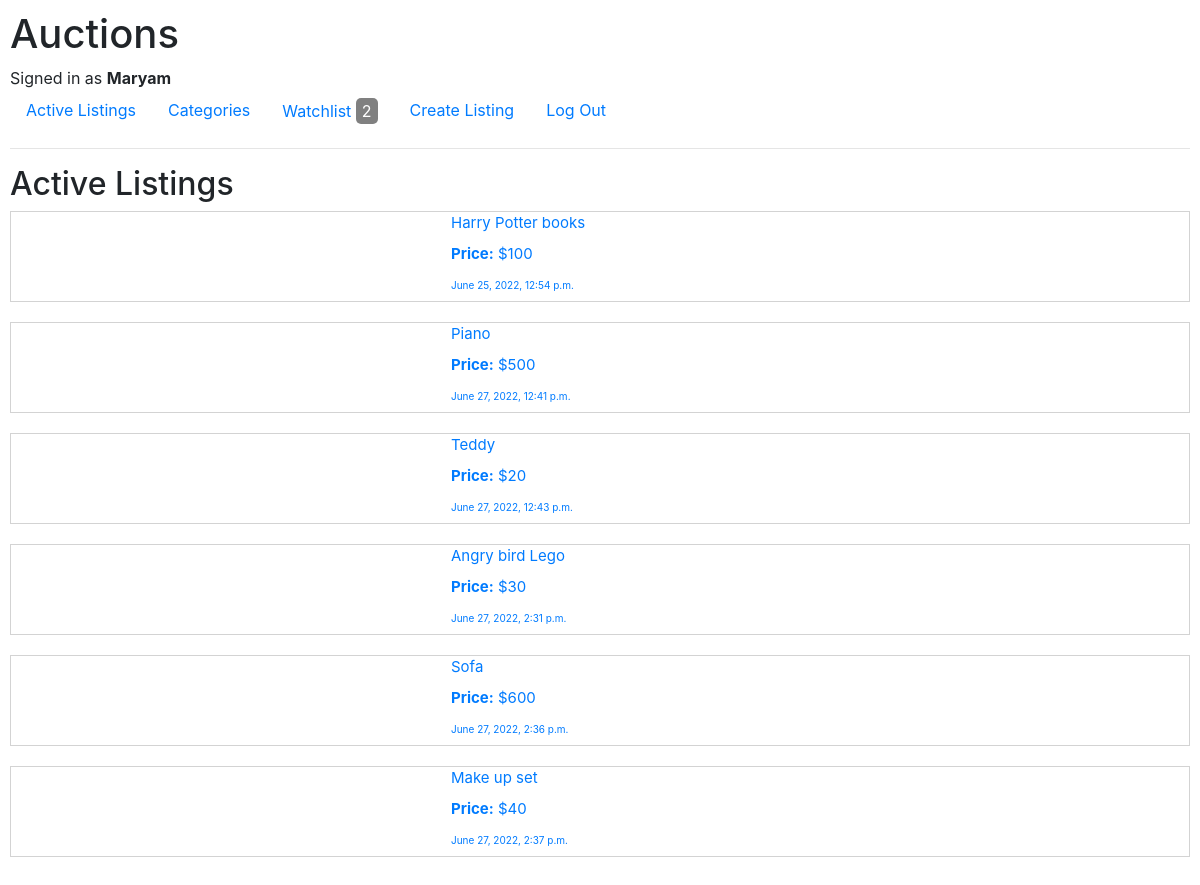
Screenshot of / (signed in) with the database file from the repository.
### auctions/models.py (models this page shows, shortened)
class User(AbstractUser):
    watchlist = models.ManyToManyField(Listing, blank=True, related_name="prospects")

class Listing(models.Model):
    title = models.CharField(max_length=64)
    description = models.CharField(max_length=130)
    image_url = models.CharField(max_length=64, blank=True)
    amount = models.IntegerField (default=0)
    category = models.ForeignKey(Category, default=0 , blank=True , on_delete= models.PROTECT, related_name="listings")
    is_active = models.BooleanField(default=True)
    created_date = models.DateTimeField(default=datetime.now, blank=True)
    created_by  = models.ForeignKey('User', default= None, on_delete=models.CASCADE, related_name="listings")

### auctions/views.py (the view)
# urls.py: path("", views.index, name="index"),
def index(request):
    watchlist=None
    if request.user.is_authenticated:
        watchlist=request.user.watchlist.filter(is_active=True)
    return render(request, "auctions/index.html",{
        "listings":Listing.objects.filter(is_active= True),
        "watchlist": watchlist
    })

### auctions/templates/auctions/index.html (shortened to what this page needs)
{% extends "auctions/layout.html" %}
{% block body %}
    <h2>Active Listings</h2>
    {% for listing in listings%}
    <a href="{% url 'listing' listing.id %}">
        <div class="listing" style="display: flex; border-width:1px;
        border-style:solid;
        border-color:lightgray;">
            <div style="width: 400px; align-content:center;">
            </div>
            <div style="padding-left: 40px; font-size: 15px;"">
                <label >{{listing.title}}  </label>
                <br>
                <label style=" font-weight: bold; ">Price:</label>  ${{listing.amount}}
                <br>
                <label style="font-size: 10px;" ">  {{listing.created_date}}
            </div>
        </div>
    </a>
    {% empty %}
        <div>
            No Listings
        </div>
    {% endfor %}
{% endblock %}

### auctions/templates/auctions/layout.html (shortened to what this page needs)
{% load static %}
<!DOCTYPE html>
<html lang="en">
    <head>
        <link rel="stylesheet" href="https://stackpath.bootstrapcdn.com/bootstrap/4.4.1/css/bootstrap.min.css">
        <link href="{% static 'auctions/styles.css' %}" rel="stylesheet">
    </head>
    <body>
        <h1>Auctions</h1>
        <div>
            {% if user.is_authenticated %}
                Signed in as <strong>{{ user.username }}</strong>
            {% else %}
                Not signed in
            {% endif %}
        </div>
        <ul class="nav">
            <li class="nav-item">
               <a class="nav-link" href="{% url 'index' %}">Active Listings</a>
            </li>
            {% if user.is_authenticated %}
            <li class="nav-item">
                <a class="nav-link" href="{% url 'categories' %}">Categories</a>
            </li>
            {% endif %}
            {% if user.is_authenticated %}
            <li class="nav-item">
                <a class="nav-link" href="{% url 'watchlist' %}">Watchlist
                    {% if   watchlist.all|length  %}
                    <button style="background-color: grey ; color: white; border: none; border-radius:5px;">
                        {{watchlist.all|length}}
                    </button>
                    {% endif %}
                </a>
            </li>
            {% endif %}
            {% if user.is_authenticated %}
            <li class="nav-item">
                <a class="nav-link" href="{% url 'createlisting' %}">Create Listing</a>
            </li>
            {% endif %}
            {% if user.is_authenticated %}
                <li class="nav-item">
                    <a class="nav-link" href="{% url 'logout' %}">Log Out</a>
                </li>
            {% endif %}
        </ul>
        <hr>
        {% block body %}
        {% endblock %}
    </body>
</html>

### auctions/static/auctions/styles.css (style rules this page uses)
body { padding: 10px; }

### rows the page displays
User: username "Maryam"
Listing: title "Harry Potter books", amount "100", created_date "June 25, 2022, 12:54 p.m."
Listing: title "Piano", amount "500", created_date "June 27, 2022, 12:41 p.m."
Listing: title "Teddy", amount "20", created_date "June 27, 2022, 12:43 p.m."
Listing: title "Angry bird Lego", amount "30", created_date "June 27, 2022, 2:31 p.m."
Listing: title "Sofa", amount "600", created_date "June 27, 2022, 2:36 p.m."
Listing: title "Make up set", amount "40", created_date "June 27, 2022, 2:37 p.m."

### other values shown
{{ watchlist.all|length }} "2"
